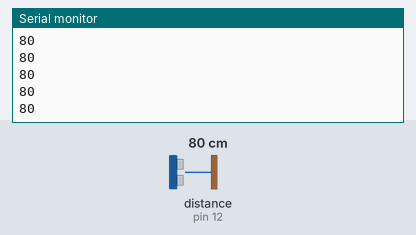
A sketch run on a simulated Arduino Uno, built with avr-gcc and run on an emulated ATmega328P. On the bench: the last lines printed to the serial monitor. Wiring (inferred from the names in the program): ultrasonic range finder: trigger pin 14; echo pin 12. Inputs (shaded band) come from the test bench; at power-on: distance to the obstacle (sensor on pin 12) 80 cm. The echo pulse lasts 58.3 µs per cm.

Above: at 3.1 s.
3.2 s: distance to the obstacle (sensor on pin 12) set to 2 cm
At 3.9 s:
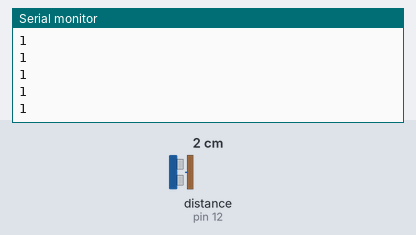
4.7 s: distance to the obstacle (sensor on pin 12) set to 4 cm
At 5.4 s:
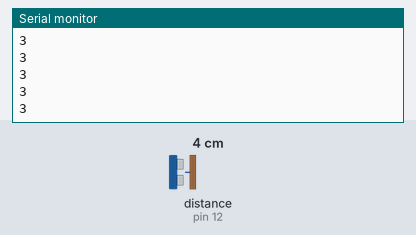
Timing chart, 0 to 7.7 s (numbered marks = the images above; inputs shaded):
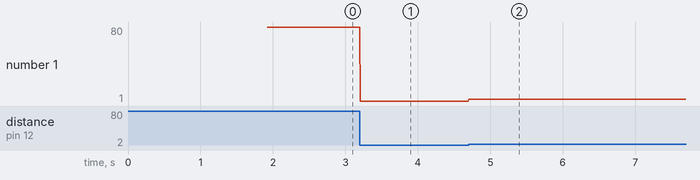

The sketch:

WaterLevelIndicator.ino
```cpp
#define BLYNK_TEMPLATE_ID "TMPLsdM8bNWn"
#define BLYNK_TEMPLATE_NAME "Quickstart Template"
#define BLYNK_AUTH_TOKEN "_m34V1UzIhpH2OG_ogsFjgO6jyI-IPoj"

#define BLYNK_FIRMWARE_VERSION        "0.1.0"

#define BLYNK_PRINT Serial

#define APP_DEBUG

#define trig 14
#define echo 12
#include "BlynkEdgent.h"

const char* ssid    = "SUVENDU_4G";
const char* password = "9556444048";

BlynkTimer timer;
long tankDepth=24;

void waterLevel(){
  digitalWrite(trig,LOW);
  delayMicroseconds(2);
  digitalWrite(trig, HIGH);
  delayMicroseconds(10);
  digitalWrite(trig, LOW);
  long t = pulseIn(echo, HIGH);
  long cm = t / 29 / 2;
  Serial.println(cm);
  double level= tankDepth-cm;
  if(level>0){
    long percentage=((level/tankDepth))*100;
    Blynk.virtualWrite(V0,percentage);
  }
  else{
    Blynk.virtualWrite(V0,0);
  }

}

void setup()
{
  pinMode(trig, OUTPUT);
  pinMode(echo, INPUT);
  Serial.begin(115200);
  delay(100);
  BlynkEdgent.begin();
  timer.setInterval(10L, waterLevel);
}

void loop() {
  BlynkEdgent.run();
  timer.run();
}
```

Measured:
- after the input at 3.2 s, the serial monitor: prints a new line at once (image 1)
- after the input at 4.7 s, the serial monitor: prints a new line at once (image 2)
- plotted number 1: 80 → 1 after the input at 3.2 s, 1 → 3 after the input at 4.7 s
